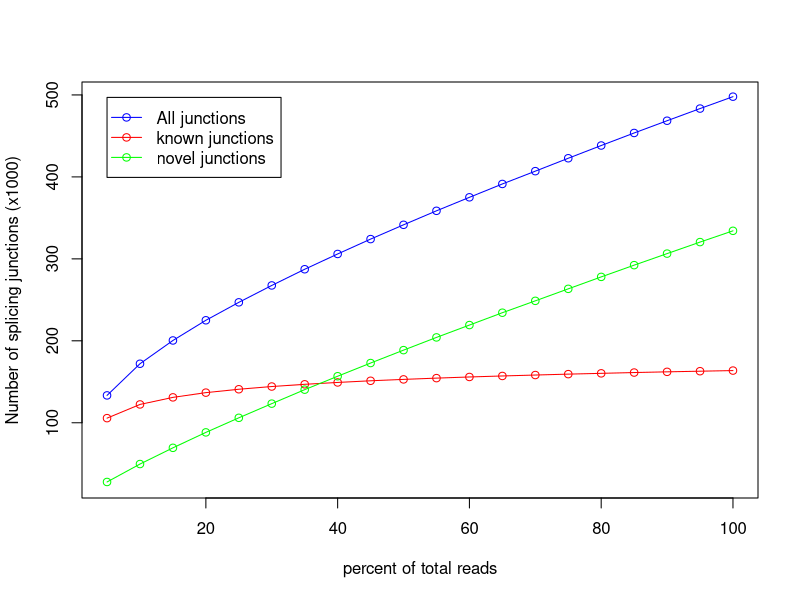

Generate this figure with R:
pdf('CF50160.junctionSaturation_plot.pdf')
x=c(5,10,15,20,25,30,35,40,45,50,55,60,65,70,75,80,85,90,95,100)
y=c(105638,122371,130993,136780,140898,144229,146925,149198,151229,152926,154470,155878,157109,158240,159348,160308,161277,162146,162915,163683)
z=c(133394,172021,200424,225050,246945,267568,287324,305971,324122,341553,358628,375098,391396,407013,422762,438308,453607,468553,483384,497907)
w=c(27756,49650,69431,88270,106047,123339,140399,156773,172893,188627,204158,219220,234287,248773,263414,278000,292330,306407,320469,334224)
m=max(163,497,334)
n=min(105,133,27)
plot(x,z/1000,xlab='percent of total reads',ylab='Number of splicing junctions (x1000)',type='o',col='blue',ylim=c(n,m))
points(x,y/1000,type='o',col='red')
points(x,w/1000,type='o',col='green')
legend(5,497, legend=c("All junctions","known junctions", "novel junctions"),col=c("blue","red","green"),lwd=1,pch=1)
dev.off()
